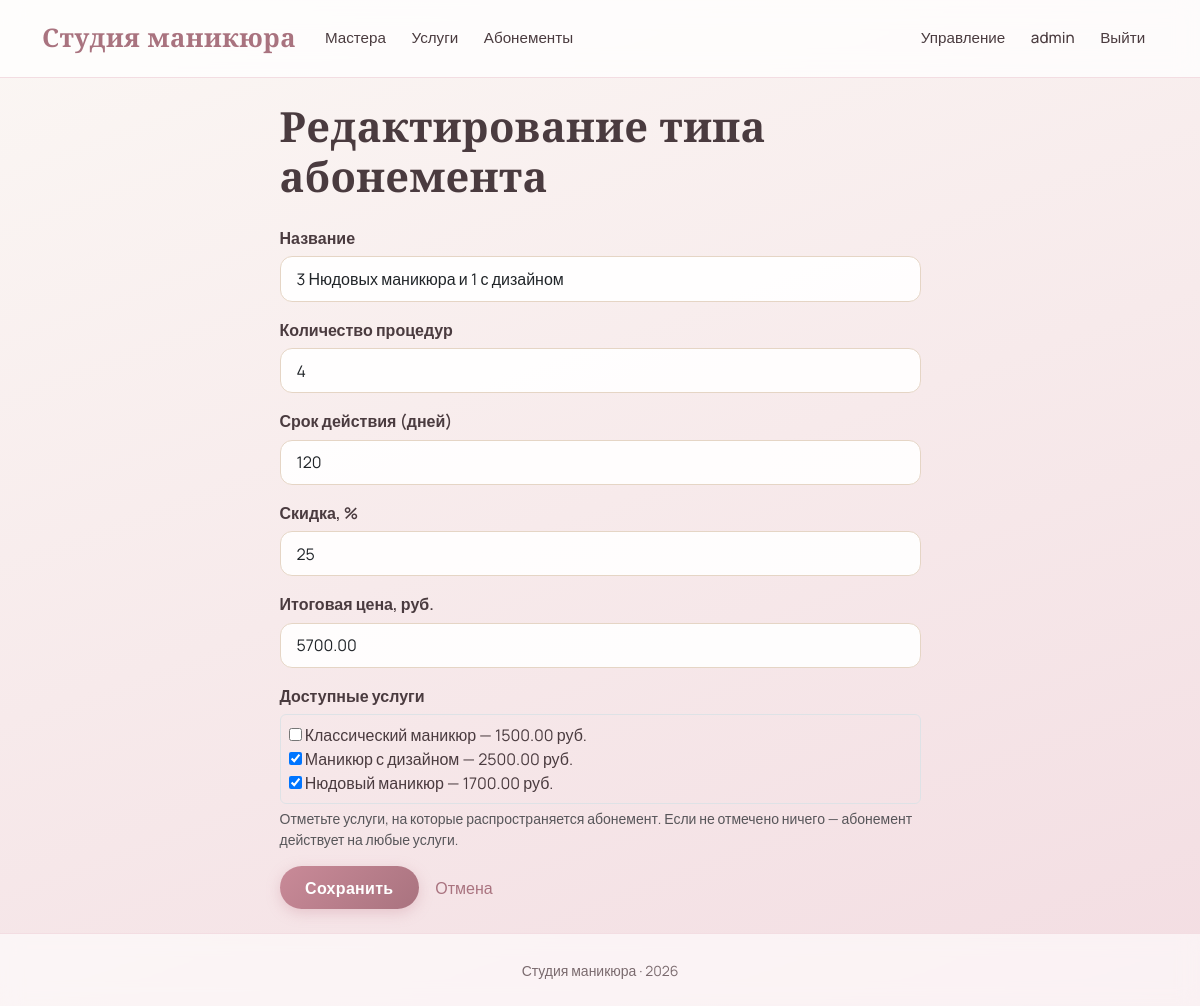
Screenshot of /manage/subscription-types/2/edit/ (signed in) with the database file from the repository.
### accounts/models.py (models this page shows, shortened)
class User(AbstractUser):
    class Role(models.TextChoices):
        CLIENT = 'client', 'Клиент'
        MASTER = 'master', 'Мастер'
        ADMIN = 'admin', 'Администратор'
    role = models.CharField(
        'Роль',
        max_length=20,
        choices=Role.choices,
        default=Role.CLIENT,
    )
    email = models.EmailField('Эл. почта', unique=True)
    username = models.CharField(
        'Имя пользователя',
        max_length=150,
        unique=False,  # разрешаем повторяющиеся имена
    )
    full_name = models.CharField('ФИО', max_length=100, blank=True)
    phone = models.CharField('Телефон', max_length=20, blank=True)
    created_at = models.DateTimeField('Дата регистрации', auto_now_add=True)
    must_change_password = models.BooleanField(
        'Требуется смена пароля',
        default=False,
        help_text='Если включено, пользователь будет обязан сменить пароль при следующем входе.',
    )
    class Meta:
        verbose_name = 'Пользователь'
        verbose_name_plural = 'Пользователи'
    @property
    def display_name(self):
        if self.full_name:
            return self.full_name
        combined = f'{self.first_name} {self.last_name}'.strip()
        if combined:
            return combined
        return self.username

### subscriptions/models.py (models this page shows, shortened)
class SubscriptionType(models.Model):
    name = models.CharField('Название', max_length=150)
    procedures_count = models.PositiveIntegerField('Количество процедур')
    validity_days = models.PositiveIntegerField('Срок действия (дней)')
    discount_percent = models.PositiveIntegerField('Скидка, %', default=0)
    total_price = models.DecimalField('Итоговая цена, руб.', max_digits=10, decimal_places=2)
    services = models.ManyToManyField(
        Service,
        through='SubscriptionTypeService',
        related_name='subscription_types',
        verbose_name='Доступные услуги',
    )
    class Meta:
        verbose_name = 'Тип абонемента'
        verbose_name_plural = 'Типы абонементов'
        ordering = ['total_price']

### management/views.py (the view)
# urls.py: path('subscription-types/<int:pk>/edit/', views.subscription_type_edit, name='mng_subscription_type_edit'),
@admin_required
def subscription_type_edit(request, pk):
    stype = get_object_or_404(SubscriptionType, pk=pk)
    if request.method == 'POST':
        form = SubscriptionTypeForm(request.POST, instance=stype)
        if form.is_valid():
            form.save()
            messages.success(request, 'Тип абонемента обновлён.')
            return redirect('mng_subscription_type_list')
    else:
        form = SubscriptionTypeForm(instance=stype)
    return render(request, 'management/subscription_type_form.html',
                  {'form': form, 'title': 'Редактирование типа абонемента'})

### management/forms.py
class SubscriptionTypeForm(forms.ModelForm):
    class Meta:
        model = SubscriptionType
        fields = ('name', 'procedures_count', 'validity_days',
                  'discount_percent', 'total_price', 'services')
        widgets = {
            'name': forms.TextInput(attrs={'class': 'form-control'}),
            'procedures_count': forms.NumberInput(attrs={'class': 'form-control'}),
            'validity_days': forms.NumberInput(attrs={'class': 'form-control'}),
            'discount_percent': forms.NumberInput(attrs={'class': 'form-control'}),
            'total_price': forms.NumberInput(attrs={'class': 'form-control'}),
            'services': forms.CheckboxSelectMultiple(),
        }

### catalog/models.py (called while the page is built)
    def __str__(self):
        return f'{self.name} — {self.price} руб.'

### templates/management/subscription_type_form.html (shortened to what this page needs)
{% extends 'base.html' %}
{% block content %}
<div class="row justify-content-center">
    <div class="col-md-7">
        <h1 class="mb-4">{{ title }}</h1>
        <form method="post">
            {% for field in form %}
                <div class="mb-3">
                    <label class="form-label">{{ field.label }}</label>
                    {% if field.name == 'services' %}
                        <div class="border rounded p-2">
                            {{ field }}
                        </div>
                        <div class="form-text">Отметьте услуги, на которые распространяется абонемент. Если не отмечено ничего — абонемент действует на любые услуги.</div>
                    {% else %}
                        {{ field }}
                    {% endif %}
                </div>
            {% endfor %}
            <button type="submit" class="btn btn-dark">Сохранить</button>
            <a href="{% url 'mng_subscription_type_list' %}" class="btn btn-link">Отмена</a>
        </form>
    </div>
</div>
{% endblock %}

### templates/base.html (shortened to what this page needs)
{% load static %}
<!DOCTYPE html>
<html lang="ru">
<head>
    <link href="https://cdn.jsdelivr.net/npm/bootstrap@5.3.3/dist/css/bootstrap.min.css" rel="stylesheet">
    <link href="{% static 'css/style.css' %}" rel="stylesheet">
</head>
<body>
<nav class="navbar navbar-expand-lg">
    <div class="container">
        <a class="navbar-brand" href="{% url 'home' %}">Студия маникюра</a>
        <div class="collapse navbar-collapse">
            <ul class="navbar-nav me-auto">
                <li class="nav-item"><a class="nav-link" href="{% url 'home' %}">Мастера</a></li>
                <li class="nav-item"><a class="nav-link" href="{% url 'service_list' %}">Услуги</a></li>
                <li class="nav-item"><a class="nav-link" href="{% url 'subscription_list' %}">Абонементы</a></li>
            </ul>
            <ul class="navbar-nav">
                {% if user.is_authenticated %}
                    {% if user.is_superuser or user.role == 'admin' %}
                        <li class="nav-item"><a class="nav-link" href="{% url 'mng_dashboard' %}">Управление</a></li>
                    {% endif %}
                    <li class="nav-item"><a class="nav-link" href="{% url 'account' %}">{{ user.display_name }}</a></li>
                    <li class="nav-item">
                        <form action="{% url 'logout' %}" method="post" class="d-inline">
                            <button type="submit" class="btn btn-link nav-link">Выйти</button>
                        </form>
                    </li>
                {% else %}
                    <li class="nav-item"><a class="nav-link" href="{% url 'login' %}">Войти</a></li>
                    <li class="nav-item"><a class="nav-link" href="{% url 'register' %}">Регистрация</a></li>
                {% endif %}
            </ul>
        </div>
    </div>
</nav>
<main class="container my-4">
    {% block content %}{% endblock %}
</main>
<footer>
    <div class="container text-center">
        <small>Студия маникюра · 2026</small>
    </div>
</footer>
</body>
</html>

### static/css/style.css (style rules this page uses)
:root { --cream: #FBF7F4; --blush: #F3DDE2; --rose: #E8B4BC; --rose-deep: #C98A98; --mauve: #A9737F; --beige: #EFE6DD; --beige-warm: #E5D5C5; --ink: #4A3B3F; --ink-soft: #7A6A6E; --white: #FFFFFF; --shadow-soft: 0 10px 40px rgba(169, 115, 127, 0.12); --shadow-card: 0 4px 24px rgba(169, 115, 127, 0.10); --shadow-hover: 0 16px 48px rgba(169, 115, 127, 0.20); --radius: 18px; --radius-sm: 12px; }
html, body { height: 100%; }
body { display: flex; flex-direction: column; min-height: 100vh; margin: 0; font-family: 'Manrope', sans-serif; color: var(--ink); background: linear-gradient(160deg, var(--cream) 0%, var(--blush) 100%); background-attachment: fixed; }
main { flex: 1 0 auto; }
footer { flex-shrink: 0; }
h1, h2, h3, h4, h5, .display-4 { font-family: 'Cormorant Garamond', serif; font-weight: 600; color: var(--ink); letter-spacing: 0.3px; }
h1 { font-size: 2.6rem; }
.navbar { background: rgba(255, 255, 255, 0.75) !important; backdrop-filter: blur(12px); border-bottom: 1px solid var(--blush) !important; padding-top: 0.9rem; padding-bottom: 0.9rem; }
.navbar-brand { font-family: 'Cormorant Garamond', serif; font-size: 1.6rem !important; font-weight: 700 !important; color: var(--mauve) !important; letter-spacing: 0.5px; }
.navbar .nav-link { color: var(--ink) !important; font-weight: 500; font-size: 0.95rem; margin: 0 0.3rem; transition: color 0.2s ease; }
.btn-dark { background: linear-gradient(135deg, var(--rose-deep) 0%, var(--mauve) 100%); border: none; border-radius: 50px; padding: 0.6rem 1.6rem; font-weight: 600; letter-spacing: 0.3px; box-shadow: 0 4px 14px rgba(201, 138, 152, 0.35); transition: transform 0.2s ease, box-shadow 0.2s ease; }
.btn-link { color: var(--mauve); text-decoration: none; font-weight: 500; }
.form-control, .form-select { border: 1.5px solid var(--beige-warm); border-radius: var(--radius-sm); padding: 0.6rem 1rem; background: rgba(255, 255, 255, 0.9); transition: border-color 0.2s ease, box-shadow 0.2s ease; }
.form-label { font-weight: 600; color: var(--ink); margin-bottom: 0.4rem; }
footer { background: rgba(255, 255, 255, 0.6) !important; backdrop-filter: blur(10px); border-top: 1px solid var(--blush) !important; padding: 1.5rem 0; color: var(--ink-soft); }

### rows the page displays
User: display_name "admin"
SubscriptionType: form "3 Нюдовых маникюра и 1 с дизайном" "4" "120" "25" "5700.00"

### other values shown
{{ title }} "Редактирование типа абонемента"
{{ field.label }} "Название" "Количество процедур" "Срок действия (дней)" "Скидка, %" "Итоговая цена, руб." "Доступные услуги"
